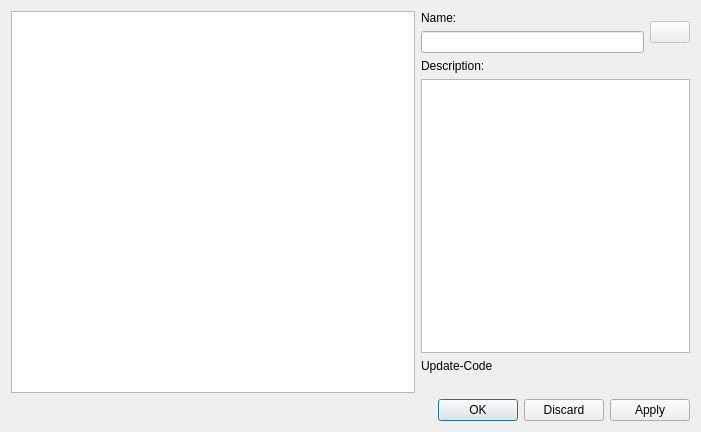
<?xml version="1.0" encoding="UTF-8"?>
<ui version="4.0">
 <class>Dialog</class>
 <widget class="QDialog" name="Dialog">
  <property name="geometry">
   <rect>
    <x>0</x>
    <y>0</y>
    <width>701</width>
    <height>432</height>
   </rect>
  </property>
  <property name="windowTitle">
   <string>Dialog</string>
  </property>
  <layout class="QVBoxLayout" name="verticalLayout_2">
   <item>
    <layout class="QHBoxLayout" name="horizontalLayout" stretch="0,2">
     <item>
      <widget class="QTableView" name="source_table_view">
       <property name="sizePolicy">
        <sizepolicy hsizetype="Preferred" vsizetype="Expanding">
         <horstretch>3</horstretch>
         <verstretch>0</verstretch>
        </sizepolicy>
       </property>
       <property name="selectionBehavior">
        <enum>QAbstractItemView::SelectRows</enum>
       </property>
       <property name="sortingEnabled">
        <bool>true</bool>
       </property>
       <property name="wordWrap">
        <bool>false</bool>
       </property>
       <attribute name="horizontalHeaderCascadingSectionResizes">
        <bool>true</bool>
       </attribute>
       <attribute name="horizontalHeaderMinimumSectionSize">
        <number>35</number>
       </attribute>
       <attribute name="horizontalHeaderStretchLastSection">
        <bool>true</bool>
       </attribute>
      </widget>
     </item>
     <item>
      <layout class="QVBoxLayout" name="verticalLayout">
       <item>
        <layout class="QHBoxLayout" name="horizontalLayout_4">
         <item>
          <layout class="QVBoxLayout" name="verticalLayout_3">
           <item>
            <widget class="QLabel" name="label">
             <property name="text">
              <string>Name:</string>
             </property>
            </widget>
           </item>
           <item>
            <widget class="QLineEdit" name="name_input">
             <property name="sizePolicy">
              <sizepolicy hsizetype="Expanding" vsizetype="Fixed">
               <horstretch>0</horstretch>
               <verstretch>0</verstretch>
              </sizepolicy>
             </property>
            </widget>
           </item>
          </layout>
         </item>
         <item>
          <widget class="QPushButton" name="delete_button">
           <property name="enabled">
            <bool>false</bool>
           </property>
           <property name="sizePolicy">
            <sizepolicy hsizetype="Minimum" vsizetype="Fixed">
             <horstretch>0</horstretch>
             <verstretch>0</verstretch>
            </sizepolicy>
           </property>
           <property name="text">
            <string/>
           </property>
          </widget>
         </item>
        </layout>
       </item>
       <item>
        <widget class="QLabel" name="label_2">
         <property name="sizePolicy">
          <sizepolicy hsizetype="Preferred" vsizetype="Preferred">
           <horstretch>0</horstretch>
           <verstretch>0</verstretch>
          </sizepolicy>
         </property>
         <property name="text">
          <string>Description:</string>
         </property>
        </widget>
       </item>
       <item>
        <widget class="QTextEdit" name="description_text">
         <property name="sizePolicy">
          <sizepolicy hsizetype="Expanding" vsizetype="Preferred">
           <horstretch>0</horstretch>
           <verstretch>1</verstretch>
          </sizepolicy>
         </property>
        </widget>
       </item>
       <item>
        <layout class="QHBoxLayout" name="horizontalLayout_3">
         <item>
          <layout class="QVBoxLayout" name="verticalLayout_4">
           <item>
            <widget class="QLabel" name="label_4">
             <property name="text">
              <string>Update-Code</string>
             </property>
            </widget>
           </item>
           <item>
            <widget class="QLabel" name="code_path">
             <property name="text">
              <string/>
             </property>
            </widget>
           </item>
          </layout>
         </item>
        </layout>
       </item>
      </layout>
     </item>
    </layout>
   </item>
   <item>
    <widget class="QDialogButtonBox" name="buttonBox">
     <property name="enabled">
      <bool>true</bool>
     </property>
     <property name="sizePolicy">
      <sizepolicy hsizetype="Preferred" vsizetype="Fixed">
       <horstretch>0</horstretch>
       <verstretch>0</verstretch>
      </sizepolicy>
     </property>
     <property name="standardButtons">
      <set>QDialogButtonBox::Apply|QDialogButtonBox::Discard|QDialogButtonBox::Ok</set>
     </property>
    </widget>
   </item>
  </layout>
 </widget>
 <resources/>
 <connections/>
</ui>
